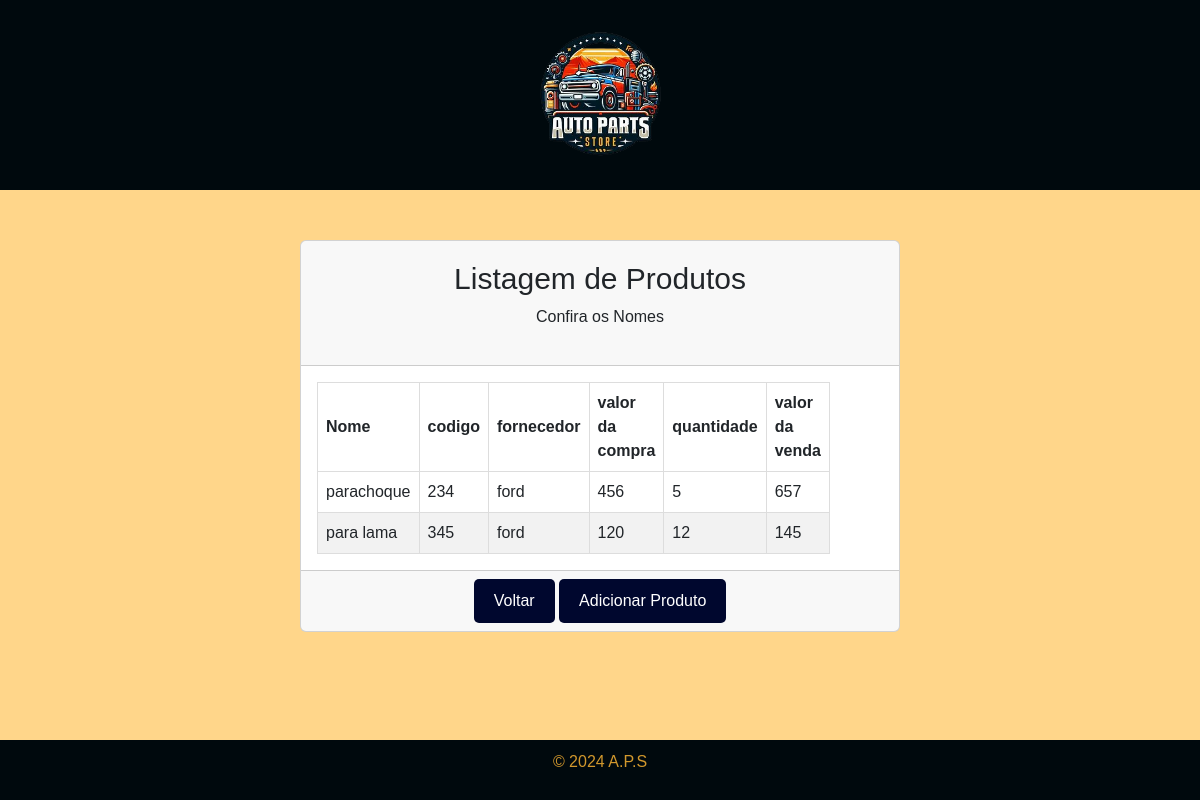
Page /tela_list.php on the committed database.
### tables this page shows
CREATE TABLE `estoque` (
  `id` int(11) NOT NULL,
  `nome` varchar(45) DEFAULT NULL,
  `codigo` varchar(45) DEFAULT NULL,
  `fornecedor` varchar(45) DEFAULT NULL,
  `valorc` float DEFAULT NULL,
  `quantidade` int(10) DEFAULT NULL,
  `valorv` float DEFAULT NULL
);

### tela_list.php (the view, shortened to what this page needs)
<!doctype html>
<html lang="pt-br">
<head>
    <link href="https://cdn.jsdelivr.net/npm/bootstrap@5.3.3/dist/css/bootstrap.min.css" rel="stylesheet">
    <link rel="stylesheet" href="_css/list.css">
</head>
<body>
    <header>
        <img src="_img/OIG1-removebg-preview.png" alt="Logo" width="150">
    </header>
    <div class="content">
        <div class="row">
            <div class="col-md-12">
                <div class="card ">
                    <div class="card-header ">
                        <h5 class="card-title">Listagem de Produtos</h5>
                        <p class="card-category">Confira os Nomes</p>
                    </div>
                    <div class="card-body ">
                        <table id="example" class="display" style="width:100%">
                            <thead>
                                <tr>
                                    <th>Nome</th>
                                    <th>codigo</th>
                                    <th>fornecedor</th>
                                    <th>valor da compra</th>
                                    <th>quantidade</th>
                                    <th>valor da venda</th>
                                </tr>
                            </thead>
                            <tbody>
                                <?php
                                include "_scripts/config.php";
                                $sql = "SELECT * FROM estoque";
                                $query  = $mysqli->query($sql);
                                while ($dados = $query->fetch_array()) {
                                ?>
                                    <tr>
                                        <td><?php echo $dados['nome']; ?></td>
                                        <td><?php echo $dados['codigo']; ?></td>
                                        <td><?php echo $dados['fornecedor']; ?></td>
                                        <td><?php echo $dados['valorc']; ?></td>
                                        <td><?php echo $dados['quantidade']; ?></td>
                                        <td><?php echo $dados['valorv']; ?></td>
                                    </tr>
                                <?php } ?>
                            </tbody>
                        </table>
                    </div>
                    <div class="card-footer ">
                        <div class="stats">
                            <a href="menu.php" class="btn btn-secondary">Voltar</a>
                            <a href="tela_add.php" class="btn btn-primary">Adicionar Produto</a>
                        </div>
                    </div>
                </div>
            </div>
        </div>
    </div>
    <footer>
        <p>&copy; 2024 A.P.S</p>
    </footer>
</body>
</html>

### _css/list.css (style rules this page uses)
body { font-family: Arial, sans-serif; margin: 0; padding: 0; box-sizing: border-box; background-color: #ffd68a; }
header { background-color: #00090D; color: #fff; padding: 20px; text-align: center; }
.content { padding-top:50px; }
.card-header { text-align: center; padding: 20px; }
.card-title { font-size: 30px; }
.card { width: 600px; text-align: center; margin-left: auto; margin-right: auto; }
.card-body { width: 300px; }
table { width: 100%; border-collapse: collapse; }
table th, table td { border: 1px solid #ddd; padding: 8px; text-align: left; }
table tbody tr:nth-child(even) { background-color: #f2f2f2; }
footer { background-color: #00090D; color: #d1982d; text-align: center; padding: 10px 0; position: fixed; bottom: 0; width: 100%; }
.btn { background-color: #00072E; color: #ffffff; padding: 10px 20px; border: none; border-radius: 5px; cursor: pointer; transition: background-color 0.3s ease, color 0.3s ease; }

### rows in the picture
estoque: nome "parachoque", codigo "234", fornecedor "ford", valorc "456", quantidade "5", valorv "657"
estoque: nome "para lama", codigo "345", fornecedor "ford", valorc "120", quantidade "12", valorv "145"
